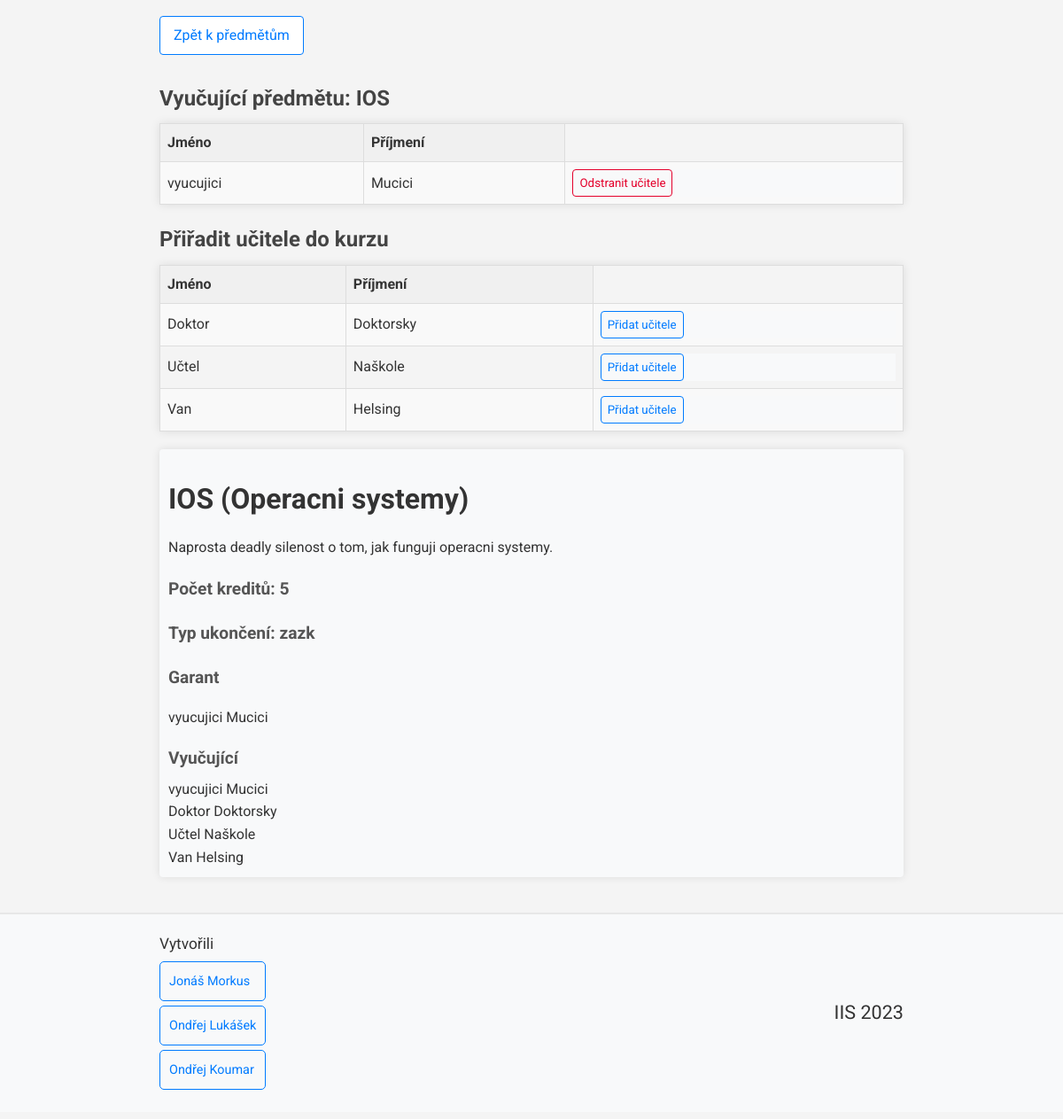
Screenshot of /views/subject_views/subject_info_teacher.php?zkratka=IOS (signed in) with the database file from the repository.
### tables this page shows
CREATE TABLE Predmet (
	zkratka varchar(3) NOT NULL,
	nazev varchar(25) NOT NULL,
	anotace varchar(200) NOT NULL,
	pocet_kreditu INT(1) NOT NULL,
	typ_ukonceni varchar(6) NOT NULL,
    garant int(5),
	PRIMARY KEY (zkratka),
    FOREIGN KEY (garant) REFERENCES Osoba(ID_Osoba) ON DELETE SET NULL
);

CREATE TABLE Osoba (
	ID_Osoba INT(5) NOT NULL AUTO_INCREMENT,
	jmeno varchar(15) NOT NULL,
	prijmeni varchar(15) NOT NULL,
	email varchar(50) NOT NULL,
    heslo varchar(255) NOT NULL,  
	telefon INT(9) NOT NULL,
    role varchar(4) NOT NULL,  
	PRIMARY KEY (ID_Osoba)
);

### misc/db_conn_parameters.php (called while the page is built)
<?php
function getDbConnectionParams()
{
    $connString = "mysql:host=db;dbname=mydatabase";
    $userName = "myuser";
    $password = "mypassword";
    $options = array(
        PDO::MYSQL_ATTR_INIT_COMMAND => "SET NAMES 'utf8'"
    );
    return array(
        "connString" => $connString,
        "userName" => $userName,
        "password" => $password,
        "options" => $options
    );
}

### services/subject_service.php (called while the page is built, shortened)
<?php
require_once __DIR__ . "/../misc/db_conn_parameters.php";
class subjectService {
    private PDO $pdo;
    function __construct()
    {
        try {
            $params = getDbConnectionParams();
            $this->pdo = new PDO($params["connString"], $params["userName"], $params["password"], $params["options"]);
        }
        catch (PDOException $e) {
            error_log("Error connecting to database: " . $e->getMessage());
        }
    }
    function getSubjectInfo($id) {
        try {
            $stmt = $this->pdo->prepare("SELECT Predmet.*, Osoba.jmeno, Osoba.prijmeni
                                        FROM Predmet JOIN Osoba ON Predmet.garant = Osoba.ID_Osoba
                                        WHERE zkratka = (?)");
            $stmt->execute(array($id));
            return $stmt->fetch(PDO::FETCH_ASSOC);
        }
        catch (PDOException $e) {
            error_log("Could not get subjet info: ". $e->getMessage());
            return null;
        }
    }
    function getSubjectTeachers($subjectId) {
        try {
            $stmt = $this->pdo->prepare("SELECT Osoba.ID_Osoba, jmeno, prijmeni
                                        FROM Osoba
                                        JOIN Osoba_predmet ON Osoba.ID_Osoba = Osoba_predmet.ID_Osoba
                                        JOIN Predmet ON Osoba_predmet.zkratka = Predmet.zkratka
                                        WHERE Predmet.zkratka = ? AND Osoba.role = ?");
            $stmt->execute(array($subjectId, "vyuc"));
            return $stmt->fetchAll(PDO::FETCH_ASSOC);
        }
        catch (PDOException $e) {
            error_log("Couldn't get subject teachers: " . $e->getMessage());
            return null;
        }
    }
}

### services/user_service.php (called while the page is built, shortened)
<?php
require_once __DIR__ . "/../misc/db_conn_parameters.php";
class userService {
    private PDO $pdo;
    function __construct()
    {
        try {
            $params = getDbConnectionParams();
            $this->pdo = new PDO($params["connString"], $params["userName"], $params["password"], $params["options"]);
        }
        catch (PDOException $e) {
            error_log("Error connecting to database: " . $e->getMessage());
        }
    }
    function getUsersByRole($role) {
        try {
            $stmt = $this->pdo->prepare("SELECT ID_Osoba, jmeno, prijmeni FROM Osoba WHERE role = ?");
            $stmt->execute(array($role));
            return $stmt->fetchAll(PDO::FETCH_ASSOC);
        }
        catch (PDOException $e) {
            error_log("Error loading info of users with role $role: " . $e->getMessage());
            return null;
        }
    }
}

### controllers/subject_controllers/subject_load.php (called while the page is built, shortened)
<?php
require_once "../../services/subject_service.php";
require_once "../../services/user_service.php";
function isTeacher($teacherId, $teachers) {
    foreach ($teachers as $teacher) {
        if ($teacherId == $teacher["ID_Osoba"]) {
            return true;
        }
    }
    return false;
}

### views/subject_views/subject_info_teacher.php (the view, shortened to what this page needs)
<?php
require_once "../../controllers/subject_controllers/subject_load.php";
require_once "../../common.php";
require_once "../../services/subject_service.php";
require_once "../../services/user_service.php";
$subjectService = new subjectService();
$infoArray = $subjectService->getSubjectInfo($_GET["zkratka"]);
?>
<a class='direct_link' href="subject_management_teacher.php">Zpět k předmětům</a>
<h2>Vyučující předmětu: <?= $infoArray['zkratka']; ?></h2>
<?php
$subjectService = new subjectService();
$subjectTeachers = $subjectService->getSubjectTeachers($infoArray["zkratka"]);
if (!$subjectTeachers) {
    echo "<p>" . "K předmětu nejsou zařazeni žádní učitelé." . "</p>";
}
else { ?>
    <table>
        <tr>
            <th>Jméno</th>
            <th>Příjmení</th>
        </tr>
        <?php
        foreach ($subjectTeachers as $teacher) {
            echo "<tr>
                    <td>{$teacher["jmeno"]}</td>
                    <td>{$teacher["prijmeni"]}</td>
                    <td>
                        <form class='btnForm' method='post' action='../../controllers/subject_controllers/remove_teacher.php'>
                            <input type='hidden' name='teacherId' value='{$teacher["ID_Osoba"]}'>
                            <input type='hidden' name='subjectId' value='{$_GET["zkratka"]}'>
                            <button class='btnRemove' type='submit'>Odstranit učitele</button>
                        </form>
                    </td>
                </tr>";
        }
        ?>
    </table>
<?php } ?>
<h2> Přiřadit učitele do kurzu </h2>
<?php
$userService = new userService();
$teachers = $userService->getUsersByRole("vyuc");
if (!$teachers) {
    echo "<p>" . "Žádní učitelé nejsou k dispozici." . "</p>";
}
else { ?>
    <table>
        <tr>
            <th>Jméno</th>
            <th>Příjmení</th>
        </tr>
        <?php
        foreach ($teachers as $teacher) {
            if (!isTeacher($teacher["ID_Osoba"], $subjectTeachers)) {
                echo "<tr>
                    <td>{$teacher["jmeno"]}</td>
                    <td>{$teacher["prijmeni"]}</td>
                    <td>
                        <form class='btnForm' method='post' action='../../controllers/subject_controllers/add_teacher.php'>
                            <input type='hidden' name='teacherId' value='{$teacher["ID_Osoba"]}'>
                            <input type='hidden' name='subjectId' value='{$_GET["zkratka"]}'>
                            <button type='submit'>Přidat učitele</button>
                        </form>
                    </td>
                </tr>";
            }
        }
        ?>
    </table>
<?php } ?>
<div class="group">
    <h1><?= $_GET["zkratka"] ?> (<?= $infoArray["nazev"] ?>)</h1>
    <p> <?= $infoArray["anotace"] ?> </p>
    <h3>Počet kreditů: <?= $infoArray["pocet_kreditu"] ?></h3>
    <h3>Typ ukončení: <?= $infoArray["typ_ukonceni"] ?></h3>
    <h3> Garant</h3>
    <p> <?= "{$infoArray["jmeno"]} {$infoArray["prijmeni"]}" ?> </p>
    <h3> Vyučující</h3>
    <?php
    $finalValue = "";
    foreach ($teachers as $teacher) {
        $finalValue = $finalValue . "{$teacher["jmeno"]} {$teacher["prijmeni"]}<br>";
    }
    echo $finalValue;
    ?>
</div>

### public/style.css (style rules this page uses)
.direct_link { display: inline-block; color: #007bff; background-color: #fff; padding: 8px 15px; margin: 10px 0; border-radius: 4px; text-decoration: none; border: 1px solid #007bff; transition: background-color 0.3s, color 0.3s; }
* { font-family: 'Roboto', sans-serif; }
body { background-color: #f4f4f4; color: #333; line-height: 1.6; margin: 8px 0; }
h1, h2, h3 { color: #333; }
h1 { font-size: 2em; margin-bottom: 0.5em; }
h2 { font-size: 1.5em; color: #444; margin-bottom: 0.4em; }
h3 { font-size: 1.2em; color: #555; margin-bottom: 0.3em; }
form { background: #fff; padding: 20px; border-radius: 8px; box-shadow: 0 0 10px rgba(0,0,0,0.1); margin-bottom: 20px; }
.btnForm { background: #f8f9fa; box-shadow: none; padding: 0; border-radius: 0; margin: 0; }
table { width: 100%; border-collapse: collapse; margin-bottom: 20px; box-shadow: 0 0 10px rgba(0,0,0,0.1); }
table, th, td { border: 1px solid #ddd; }
th, td { text-align: left; padding: 8px; }
th { background-color: #f0f0f0; }
tr:nth-child(even) { background-color: #f9f9f9; }
button { background-color: #f8f9fa; }
.btnRemove { color: #e4002b; border: 1px solid #e4002b; }
table a, button { text-decoration: none; color: #007bff; border: 1px solid #007bff; border-radius: 4px; padding: 7px; transition: background-color 0.3s, color 0.3s; }
.group { padding: 10px; margin: 20px 0; background-color: #f8f9fa; border-radius: 4px; box-shadow: 0 0 10px rgba(0,0,0,0.1); }

### rows the page displays
predmet: zkratka "IOS", nazev "Operacni systemy", anotace "Naprosta deadly silenost o tom, jak funguji operacni systemy.", pocet_kreditu "5", typ_ukonceni "zazk", garant.jmeno "vyucujici", garant.prijmeni "Mucici"
osoba: jmeno "vyucujici", prijmeni "Mucici"
osoba: jmeno "Doktor", prijmeni "Doktorsky"
osoba: jmeno "Učtel", prijmeni "Naškole"
osoba: jmeno "Van", prijmeni "Helsing"

### other values shown
$_GET["zkratka"] "IOS"
